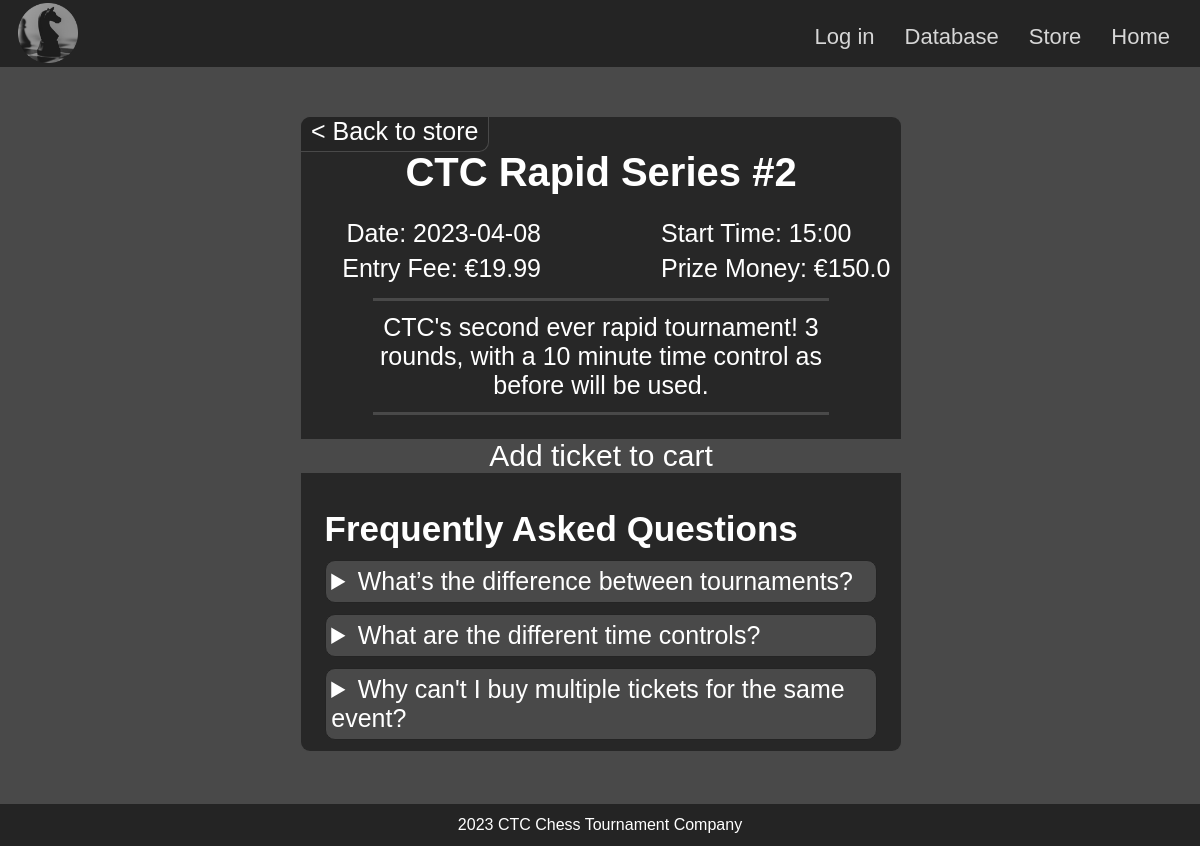
Page /tournament_details/8 on the committed database.
### tables this page shows
CREATE TABLE tournaments
(
    tournament_id INTEGER PRIMARY KEY AUTOINCREMENT,
    name TEXT NOT NULL,
    date TEXT NOT NULL,
    start_time TEXT NOT NULL,
    entry_fee REAL NOT NULL,
    prize_money REAL NOT NULL,
    description TEXT NOT NULL,
    winner TEXT
);

### app.py (the view)
@app.route("/tournament_details/<int:tournament_id>")
def tournament_details(tournament_id):
    db = get_db()
    tournament = db.execute("""SELECT * FROM tournaments
                               WHERE tournament_id = ?;""", (tournament_id,)).fetchone()
    return render_template("tournament_details.html", tournament=tournament, title="Tournament Details - Chess Tournaments")

### app.py (called while the page is built)
@app.before_request
def logged_in_user():
    g.user = session.get("username", None)

### database.py (called while the page is built)
def get_db():
    if "db" not in g:
        g.db = sqlite3.connect(DATABASE,
            detect_types=sqlite3.PARSE_DECLTYPES
        )
        g.db.row_factory = sqlite3.Row
    return g.db

### templates/tournament_details.html (shortened to what this page needs)
{% extends "base.html" %}
{% block main_content %}
<section class="tournament_details">
    <h1>{{ tournament["name"] }}</h1>
    <p>Date: {{ tournament["date"] }}</p>
    <p>Start Time: {{ tournament["start_time"] }}</p>
    <p>Entry Fee: €{{ tournament["entry_fee"] }}</p>
    <p>Prize Money: €{{tournament["prize_money"]}}</p>
    <p>{{ tournament["description"] }}</p>
    <p>
        <a href="{{ url_for('add_to_cart', tournament_id=tournament['tournament_id']) }}">Add ticket to cart</a>
    </p>
    <a href="{{ url_for('store') }}" id="back_to_store"> &#60; Back to store</a>
    <section class="other_details">
        <h2 class="other_details">Frequently Asked Questions</h2>
        <details class="other_details">
            <summary>What&#8217;s the difference between tournaments?</summary>
        </details>
        <details class="other_details">
            <summary>What are the different time controls?</summary>
        </details>
        <details class="other_details">
            <summary>Why can't I buy multiple tickets for the same event?</summary>
        </details>
    </section>
</section>
{% endblock %}

### static/styles.css (style rules this page uses)
:root { --main-background-color: #242424; --secondary-color: #353535; --tertiary-color: #494949; --section-background: #242424e5; }
html { scroll-behavior: smooth; background-color: var(--main-background-color); background-image: url('background.jpg'); background-size: cover; background-attachment: fixed; height: 100%; }
body { background-color: var(--tertiary-color); background-image: url('background.jpg'); background-size: cover; background-attachment: fixed; margin: 0%; padding: 0%; display: grid; height: 100%; grid-template-columns: 1fr; grid-template-rows: auto; grid-template-areas: "header" "main" "footer"; font-family: Calibri, 'Trebuchet MS', sans-serif; }
a:link { text-decoration: none; color: #d6d6d6; }
h2 { font-size: 35px; }
#back_to_store { grid-area: back_to_store; font-size: 25px; text-align: center; position: absolute; padding: 0 10px 5px 10px; background-color: var(--section-background); border-radius: 10px 0px 10px 0px; border-right: 1px solid var(--tertiary-color); border-bottom: 1px solid var(--tertiary-color); color: #ffffff; }
section.tournament_details { background-color: var(--section-background); border: 1px solid var(--tertiary-color); border-radius: 10px; margin-left: 25%; margin-right: 25%; width: 50%; text-align: center; display: grid; grid-template-columns: 1fr 1fr; grid-template-rows: auto; grid-template-areas: "details_top details_top" "details_date details_time" "details_entry details_prize" "details_description details_description" "add_to_cart add_to_cart" "other other"; overflow-y: scroll; height: 75vh; }
section.tournament_details > h1 { grid-area: details_top; font-size: 40px; margin-bottom: 4%; }
section.tournament_details > :nth-child(2) { grid-area: details_date; margin-top: 0%; text-align: right; margin-right: 20%; }
section.tournament_details > :nth-child(3) { grid-area: details_time; margin-bottom: 2%; text-align: left; margin-left: 20%; }
section.tournament_details > :nth-child(4) { grid-area: details_entry; margin-top: 0%; text-align: right; margin-right: 20%; }
section.tournament_details > :nth-child(5) { grid-area: details_prize; margin-bottom: 2%; text-align: left; margin-left: 20%; margin-bottom: 5%; }
section.tournament_details > :nth-child(6) { grid-area: details_description; margin: 0 12% 4% 12%; text-align: center; border-top: 3px solid var(--tertiary-color); padding-top: 2%; border-bottom: 3px solid var(--tertiary-color); padding-bottom: 2%; }
section.tournament_details > :nth-child(7) { grid-area: add_to_cart; font-size: 30px; background-color: var(--tertiary-color); margin-bottom: 2%; }
section.tournament_details > :nth-child(7) > a { color: #ffffff; }
section.tournament_details > p { margin-top: 0%; margin-bottom: 1%; font-size: 25px; }
.other_details { grid-area: other; text-align: left; margin: 2%; }
summary { background-color: var(--tertiary-color); font-size: 25px; }
details { background-color: var(--tertiary-color); border: #242424 1px solid; border-radius: 10px; padding: 1%; }

### rows in the picture
tournaments: name "CTC Rapid Series #2", date "2023-04-08", start_time "15:00", entry_fee "19.99", prize_money "150.0", description "CTC's second ever rapid tournament! 3 rounds, with a 10 minute time control as before will be used."
